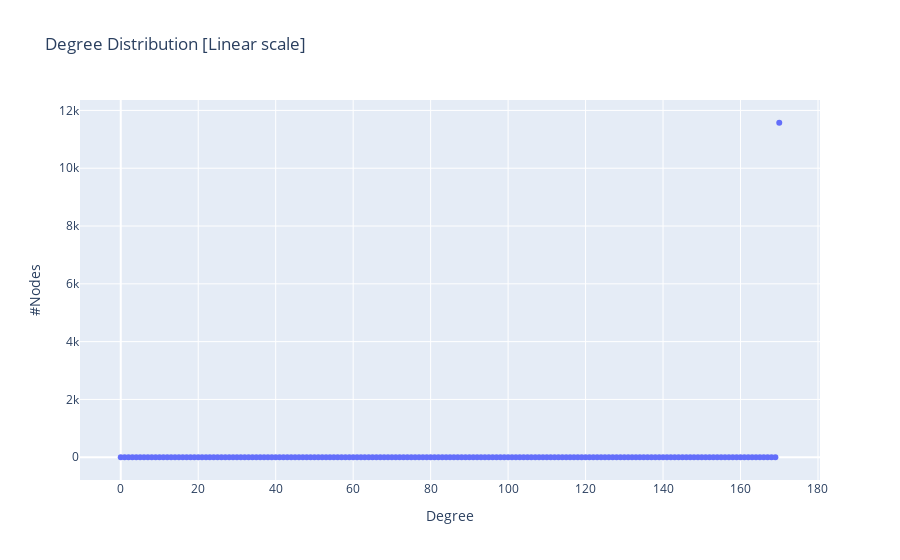

Write notebook code for a chart like this one.
### Code cell
#degree distribution

#linear-scale plot
fig11 = px.scatter(DegFreqWS1, x="Degree Value", y="Node Frequency", title = 'Degree Distribution [Linear scale]')
fig11.update_layout(xaxis_title="Degree",  yaxis_title="#Nodes")
fig11.show()

### Figure 1 — Plotly figure (JSON) as saved in the notebook; plotly's stock layout.template omitted (floating-point values rounded to 4 significant figures; data arrays with more than 128 entries replaced by an {"elided": "..."} marker saying what was removed)
{"data": [{"hovertemplate": "Degree Value=%{x}<br>Node Frequency=%{y}<extra></extra>", "legendgroup": "", "marker": {"color": "#636efa", "symbol": "circle"}, "mode": "markers", "name": "", "orientation": "v", "showlegend": false, "x": {"elided": "171 int values"}, "xaxis": "x", "y": {"elided": "171 int values"}, "yaxis": "y", "type": "scatter"}], "layout": {"xaxis": {"anchor": "y", "domain": [0.0, 1.0], "title": {"text": "Degree"}}, "yaxis": {"anchor": "x", "domain": [0.0, 1.0], "title": {"text": "#Nodes"}}, "legend": {"tracegroupgap": 0}, "title": {"text": "Degree Distribution [Linear scale]"}}}
